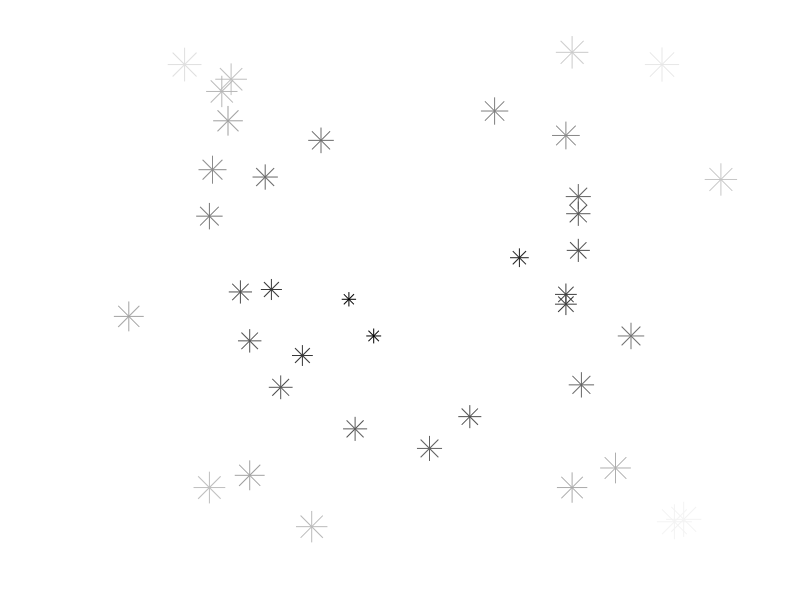

MATLAB code for this plot:
x = fix((rand(1,40)-0.5)*200);
y = fix((rand(1,40)-0.5)*200);
n = 5*sqrt(x.*x+y.*y);
z = n*63/max(n);
colormap(gray)
scatter(x,y,n,z, '*')
axis off
